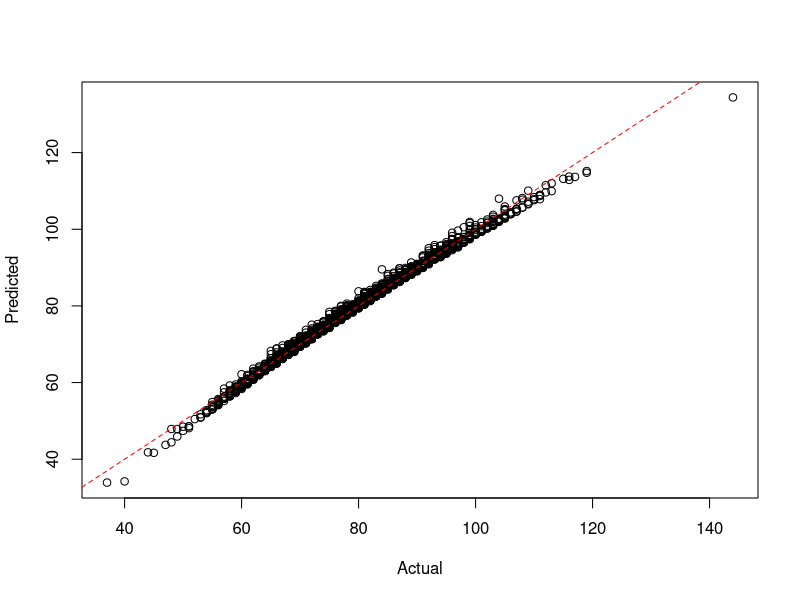

Write R code to recreate this figure.
setwd("c:/github/doerodney/NCAAB-D1M-2015-2016")

df = read.csv("dataframe.csv", header=TRUE)

summary(df)

# margin of victory
# df$mov = df$win_points_scored - df$loss_points_scored

model = lm(win_points_scored ~
	win_conference + 
	win_possessions + 
	win_offensive_rating + 
	win_defensive_rating + 
	win_personal_fouls + 
	loss_conference + 
	loss_possessions + 
	loss_offensive_rating + 
	loss_defensive_rating + 
	loss_defensive_rebounds + 
	loss_steals + 
	loss_blocked_shots + 
	loss_personal_fouls,
	data=df)

# remove low contributors
plotFit <- function(yObserved, yFitted, intercept=0) {
  plot(yObserved, yFitted, xlab="Actual", ylab="Predicted")
  abline(intercept, 1, lty=2, col=rgb(1,0,0))
}

plotFit(df$win_points_scored, fitted(model))


getGamePossessionRange <- function(df, teamName, opponentName) {
    teamPossessions <- getPossessions(df, teamName)
    opponentPossessions <- getPossessions(df, opponentName)
    
    possessions <- sort(c(teamPossessions, opponentPossessions))
    
    possessionRange <- seq(min(possessions), max(possessions))
    
    return(possessionRange)
}  


getPossessions <- function(df, teamName) {
    df <- as.data.frame(df)
    Possessions <- c(df$win_possessions[which(df$win_team == teamName)],
                     df$loss_possessions[which(df$loss_team == teamName)])
    return(Possessions)
}


getOffensiveRatings <- function(df, teamName) {
    df <- as.data.frame(df)
    OffensiveRatings <- c(df$win_offensive_rating[which(df$win_team == teamName)],
                          df$loss_offensive_rating[which(df$loss_team == teamName)])
    return(OffensiveRatings)
}


getDefensiveRatings <- function(df, teamName) {
    df <- as.data.frame(df)
    DefensiveRatings <- c(df$win_defensive_rating[which(df$win_team == teamName)],
                          df$loss_defensive_rating[which(df$loss_team == teamName)])
    return(DefensiveRatings)
}


getDefensiveRebounds <- function(df, teamName) {
    df <- as.data.frame(df)
    DefensiveRebounds <- c(df$win_defensive_rebounds[which(df$win_team == teamName)],
                              df$loss_defensive_rebounds[which(df$loss_team == teamName)])
    return(DefensiveRebounds)
}


getPersonalFouls <- function(df, teamName) {
    df <- as.data.frame(df)
    PersonalFouls <- c(df$win_personal_fouls[which(df$win_team == teamName)],
                       df$loss_personal_fouls[which(df$loss_team == teamName)])
    return(PersonalFouls)
}


getSteals <- function(df, teamName) {
    df <- as.data.frame(df)
    Steals <- c(df$win_steals[which(df$win_team == teamName)],
                df$loss_steals[which(df$loss_team == teamName)])
    return(Steals)
}


getBlockedShots <- function(df, teamName) {
    df <- as.data.frame(df)
    BlockedShots <- c(df$win_blocked_shots[which(df$win_team == teamName)],
                      df$loss_blocked_shots[which(df$loss_team == teamName)])
    return(BlockedShots)
}


getTeamConference <- function(df, teamName) {
    df <- as.data.frame(df)
  
    TeamConferences = df$win_conference[which(df$win_team == teamName)]
    if (length(TeamConferences) == 0) {
        TeamConferences = df$loss_conference[which(df$loss_team == teamName)]
    }
    return(as.character(TeamConferences[1]))
}


predictWinner <- function(teamName, opponentName, df, model, nScenarios=10000)
{
  gamePossessionRange = getGamePossessionRange(df, teamName, opponentName)    
    
  teamConference = getTeamConference(df, teamName)
  teamOffensiveRatings = getOffensiveRatings(df, teamName)
  teamDefensiveRatings = getDefensiveRatings(df, teamName)
  teamDefensiveRebounds  = getDefensiveRebounds(df, teamName)
  teamSteals = getSteals(df, teamName)
  teamPersonalFouls = getPersonalFouls(df, teamName)
  teamBlockedShots = getBlockedShots(df, teamName)
  
  opponentConference = getTeamConference(df, opponentName)
  opponentOffensiveRatings = getOffensiveRatings(df, opponentName)
  opponentDefensiveRatings = getDefensiveRatings(df, opponentName)
  opponentDefensiveRebounds  = getDefensiveRebounds(df, opponentName)
  opponentSteals = getSteals(df, opponentName)
  opponentPersonalFouls = getPersonalFouls(df, opponentName)
  opponentBlockedShots = getBlockedShots(df, opponentName)
  
  game_possessions = sample(gamePossessionRange, nScenarios, replace=TRUE)
  
  # Simulate data between the 10th and 90th quantile.
  minQuantile = 0.1
  maxQuantile = 0.9
  
  win_conference = rep(teamConference, nScenarios)
  win_possessions = game_possessions
  
  filtered = quantile(teamOffensiveRatings, c(minQuantile, maxQuantile))
  win_offensive_rating = runif(nScenarios, filtered[[1]], filtered[[2]])
  
  filtered = quantile(teamDefensiveRatings, c(minQuantile, maxQuantile))
  win_defensive_rating = runif(nScenarios, filtered[[1]], filtered[[2]])
  
  win_personal_fouls = sample(min(teamPersonalFouls):max(teamPersonalFouls), nScenarios, replace=TRUE)
  loss_conference = rep(opponentConference, nScenarios)
  loss_possessions = game_possessions
  
  filtered = quantile(opponentOffensiveRatings, c(minQuantile, maxQuantile))
  loss_offensive_rating = runif(nScenarios, filtered[[1]], filtered[[2]])
  
  filtered = quantile(opponentDefensiveRatings, c(minQuantile, maxQuantile))
  loss_defensive_rating = runif(nScenarios, filtered[[1]], filtered[[2]])
  loss_defensive_rebounds = runif(nScenarios, min(opponentDefensiveRebounds), max(opponentDefensiveRebounds))
  loss_steals = sample(min(opponentSteals):max(opponentSteals), nScenarios, replace=TRUE)
  loss_blocked_shots = sample(min(opponentBlockedShots):max(opponentBlockedShots), nScenarios, replace=TRUE)
  
  loss_personal_fouls = sample(min(opponentPersonalFouls):max(opponentPersonalFouls), nScenarios, replace=TRUE)
  
  # Create data frame for team score prediction.
  dfpt = cbind.data.frame(
    win_conference,
    win_possessions,
    win_offensive_rating,
    win_defensive_rating,
    win_personal_fouls,
    loss_conference,
    loss_possessions,
    loss_offensive_rating,
    loss_defensive_rating,
    loss_defensive_rebounds,
    loss_steals,
    loss_blocked_shots,
    loss_personal_fouls
  )
  
  teamPointsScored = round(predict(model, dfpt))
  
  # Create data frame for opponent score prediction.
  # Switch conferences
  x = loss_conference
  loss_conference = win_conference
  win_conference = x
  
  # Switch possessions
  x = loss_possessions
  loss_possessions = win_possessions
  win_possessions = x
  
  # Switch offensive ratings
  x = loss_offensive_rating
  loss_offensive_rating = win_offensive_rating
  win_offensive_rating = x
  
  # Switch defensive ratings
  x = loss_defensive_rating
  loss_defensive_rating = win_defensive_rating
  win_defensive_rating= x
  
  win_personal_fouls = sample(min(opponentPersonalFouls):max(opponentPersonalFouls), nScenarios, replace=TRUE)
  
  loss_defensive_rebounds = runif(nScenarios, min(teamDefensiveRebounds), max(teamDefensiveRebounds))
  loss_steals = sample(min(teamSteals):max(teamSteals), nScenarios, replace=TRUE)
  loss_blocked_shots = sample(min(teamBlockedShots):max(teamBlockedShots), nScenarios, replace=TRUE)
  loss_personal_fouls = sample(min(teamPersonalFouls):max(teamPersonalFouls), nScenarios, replace=TRUE)
  
  dfpo = cbind.data.frame(
    win_conference,
    win_possessions,
    win_offensive_rating,
    win_defensive_rating,
    win_personal_fouls,
    loss_conference,
    loss_possessions,
    loss_offensive_rating,
    loss_defensive_rating,
    loss_defensive_rebounds,
    loss_steals,
    loss_blocked_shots,
    loss_personal_fouls
  )
  
  # Predict opponent points scored.
  opponentPointsScored = round(predict(model, dfpo))
  
  # Make a dataframe of points scored.  Not sure why...
  pointsScored = cbind.data.frame(teamPointsScored, opponentPointsScored)
  
  # Produce/report a result message.
  teamWins = pointsScored$teamPointsScored > pointsScored$opponentPointsScored
  msg = sprintf("%d scenarios of %s versus %s:\n", nScenarios, teamName, opponentName)
  cat(msg)
  nTeamWins = length(which(teamWins == TRUE))
  nOpponentWins = nScenarios - nTeamWins
  margin = numeric(nScenarios)
  xlabel = ''
  ylabel = ''
  x = seq(1:nScenarios)
  win_team_name = ''
  scenarios_won = 0
  if (nTeamWins > nOpponentWins) {
    margin = sort(pointsScored$teamPointsScored - pointsScored$opponentPointsScored)
    
    win_team_name = teamName
    scenarios_won = nTeamWins
  } else {
    margin = sort(pointsScored$opponentPointsScored - pointsScored$teamPointsScored)
    win_team_name = opponentName
    scenarios_won = nOpponentWins
  }
  
  margin.min = min(margin)
  margin.max = max(margin)
  margin.mean = mean(margin)
  margin.sd = sd(margin)
  xlabel = sprintf("%s wins %d scenarios with a mean margin of %4.1f, sd = %5.2f.\n", win_team_name, scenarios_won, margin.mean, margin.sd)
  
  x = seq(margin.min, margin.max, length=1000)
  y = dnorm(x, mean=margin.mean, sd=margin.sd)
  plot(x, y, main=msg, xlab=xlabel, ylab=ylabel, type="l")
  
  abline(v=(mean(margin)))

  cat(xlabel)
  cat("\n")
  
  return(win_team_name)
}
# Run to here...

# RPI = (WP * 0.25) + (OWP * 0.50) + (OOWP * 0.25)

predictBracketWinner<-function(team_list, df, model, nScenarios=10000)
{
  winner = ''
  
  # Preallocate vectors for subsequent rounds.
  quarter_finalist = character(8)
  semi_finalist = character(4)
  finalist = character(2)
  
  if (length(team_list == 16)) {
    cat("\n")
    cat("Round of 16:\n")
    quarter_finalist[1] = predictWinner(team_list[1], team_list[16], df, model, nScenarios) 
    quarter_finalist[2] = predictWinner(team_list[8], team_list[9], df, model, nScenarios)
    quarter_finalist[3] = predictWinner(team_list[5], team_list[12], df, model, nScenarios)
    quarter_finalist[4] = predictWinner(team_list[4], team_list[13], df, model, nScenarios)
    quarter_finalist[5] = predictWinner(team_list[6], team_list[11], df, model, nScenarios)
    quarter_finalist[6] = predictWinner(team_list[3], team_list[14], df, model, nScenarios)
    quarter_finalist[7] = predictWinner(team_list[7], team_list[10], df, model, nScenarios)
    quarter_finalist[8] = predictWinner(team_list[2], team_list[15], df, model, nScenarios)
    
    cat("\n")
    cat("Quarter-finals:\n")
    semi_finalist[1] = predictWinner(quarter_finalist[1], quarter_finalist[2], df, model, nScenarios)
    semi_finalist[2] = predictWinner(quarter_finalist[3], quarter_finalist[4], df, model, nScenarios)
    semi_finalist[3] = predictWinner(quarter_finalist[5], quarter_finalist[6], df, model, nScenarios)
    semi_finalist[4] = predictWinner(quarter_finalist[7], quarter_finalist[8], df, model, nScenarios)
    
    cat("\n")
    cat("Semi-finals:\n")
    finalist[1] = predictWinner(semi_finalist[1], semi_finalist[2], df, model, nScenarios)
    finalist[2] = predictWinner(semi_finalist[3], semi_finalist[4], df, model, nScenarios)
    
    cat("\n")
    cat("Final:\n")
    winner = predictWinner(finalist[1], finalist[2], df, model, nScenarios)
  }
  else {
    winner = sprintf("The team list needs 16 teams.  The supplied list has %d.", length(team_list))
  }
  
  return(winner)
}  


get_east_teams<-function()
{  
  teams = c('villanova-wildcats', 'virginia-cavaliers', 
  'oklahoma-sooners', 'louisville-cardinals',
  'uni-panthers', 'providence-friars',
  'michigan-state-spartans', 'north-carolina-state-wolfpack',
  'lsu-tigers', 'georgia-bulldogs', 
  'dayton-flyers', 'wyoming-cowboys', 
  'uc-irvine-anteaters', 'albany-great-danes', 
  'belmont-bruins', 'lafayette-leopards') 
  
  return(teams)
}  
 
 
get_midwest_teams<-function()
{
  teams = c('kentucky-wildcats', 'kansas-jayhawks', 
  'notre-dame-fighting-irish', 'maryland-terrapins', 
  'west-virginia-mountaineers','butler-bulldogs',  
  'wichita-state-shockers',  'cincinnati-bearcats', 
  'purdue-boilermakers', 'indiana-hoosiers', 
  'texas-longhorns', 'buffalo-bulls', 
  'valparaiso-crusaders', 'northeastern-huskies',
  'new-mexico-state-aggies', 'hampton-pirates')
  
  return(teams)
}


get_south_teams<-function()
{
  teams = c('duke-blue-devils','gonzaga-bulldogs',
  'iowa-state-cyclones', 'georgetown-hoyas',
  'utah-runnin-utes', 'smu-mustangs',
  'iowa-hawkeyes', 'san-diego-state-aztecs',
  'st-johns-red-storm', 'davidson-wildcats',
  'ucla-bruins', 'stephen-f-austin-lumberjacks',
  'eastern-washington-eagles', 'uab-blazers',
  'north-dakota-state-bison', 'robert-morris-colonials')
  
   return(teams)
}


get_west_teams<-function()
{
  teams = c('wisconsin-badgers', 'arizona-wildcats', 
  'baylor-bears', 'north-carolina-tar-heels', 
  'arkansas-razorbacks', 'xavier-musketeers',
  'vcu-rams', 'oregon-ducks',
  'oklahoma-state-cowboys', 'ohio-state-buckeyes',
  'ole-miss-rebels', 'wofford-terriers',
  'harvard-crimson', 'georgia-state-panthers',
  'texas-southern-tigers', 'coastal-carolina-chanticleers')
  
  return(teams)
}


predictTournamentWinner<-function(df, model)
{
	semifinalists = character(4)
	# East
	cat("\n")
    cat("East Bracket Championship:\n")
	teams = get_east_teams()
	semifinalists[1] = predictBracketWinner(teams, df, model)
	
	# Midwest
	cat("\n")
    cat("Midwest Bracket Championship:\n")
	teams = get_midwest_teams()
	semifinalists[2] = predictBracketWinner(teams, df, model)
	
	# West
	cat("\n")
    cat("West Bracket Championship:\n")
	teams = get_west_teams()
	semifinalists[3] = predictBracketWinner(teams, df, model)
	
	# South
	cat("\n")
    cat("South Bracket Championship:\n")
	teams = get_south_teams()
	semifinalists[4] = predictBracketWinner(teams, df, model)
	
	cat("\n")
    cat("Final Four:\n")
	finalists = character(2)
	finalists[1] = predictWinner(semifinalists[1], semifinalists[4], df, model)
	finalists[2] = predictWinner(semifinalists[2], semifinalists[3], df, model)
	cat("\n")
  
  cat("Final Two:\n")
  champion = predictWinner( finalists[1], finalists[2], df, model)
    
}

#---Run from top down to here.--------------------------------




getHomeAwayMarginOfVictory<- function( team_name, df) {
    # Determine indexes that involve team.
	win_index = which(df$win_team == team_name)
	loss_index = which(df$loss_team == team_name)
	
	# What were the win and loss margins?
	win_margin = df$win_points_scored[win_index] - df$loss_points[win_index]
	loss_margin = df$loss_points[loss_index] - df$win_points_scored[loss_index]
	
	# What courts were used?
	win_loss = c('home', 'away')
	win_court = ifelse(df$win_court[win_index] == win_loss[1], win_loss[1], win_loss[2])
	loss_court = ifelse(df$win_court[loss_index] == 'home', win_loss[2], win_loss[1])

	margin = c(win_margin, loss_margin)
	court = c(win_court, loss_court)
	court = as.factor(court)
	df_team = data.frame(margin, court)
	
	return(df_team)
}

getHomeCourtAdvantage <- function( team_name, df) {
	df_team = getHomeAwayMarginOfVictory(team_name, df)
	mdl = aov(margin ~ court, data=df_team)
	
	x = summary.lm(mdl)
	
	home_court_advantage = x$coefficients[1,1] + x$coefficients[2,1]
	probability = x$coefficients[2,4]
	
	alist = list('home_court_advantage'=home_court_advantage,
		'probability'=probability)
		
	return(alist)
}

plotHomeCourtAdvantage <- function( team_name, df) {
	df_team = getHomeAwayMarginOfVictory(team_name, df)
	alist = getHomeCourtAdvantage(team_name, df)
	home_court_advantage = alist$home_court_advantage
	probability = alist$probability
	
	significance = ifelse(probability < 0.05, 'significant', 'not significant')
	
	grand_mean = mean(df_team$margin)
	mean_margin_by_court = tapply(df_team$margin, df_team$court, mean)
	home_mean = mean_margin_by_court['home']
	away_mean = mean_margin_by_court['away']
	title = sprintf("Margin of victory against D1 opponents: %s", team_name)
	# x axis values are just an index.
	x = seq(1, length(df_team$margin))
	
	# Initially plot blanks just to initialize.
	ylabel = sprintf("Home court advantage: %2.0f (%s)", home_court_advantage, significance)
	plot(x, df_team$margin[x], main=title, xlab='game', ylab=ylabel, type='n')
	legend("topright", legend=c('home', 'away'), col=c('green', 'red'), pch=c(17,25))
	
	# Plot the mean lines.
	abline(h=0)
	abline(h=grand_mean)
	abline(h=home_mean, col='green')
	abline(h=away_mean, col='red')
	
	# Get indexes for home and away courts.
	home_index = which(df_team$court == 'home')
	away_index = which(df_team$court == 'away')
	
	# Plot points for home and away indexes.
	points(home_index, df_team$margin[home_index], col='green', pch=17)
	points(away_index, df_team$margin[away_index], col='red', pch=25)
}


plotOffensiveRating <- function( team_name, other_team_name, df) {
	# Get the offensive rating for each team in both win and loss results.
	# Get the relevant rows from the dataframe argument.
	
	# Create a subset dataframe.					  
	dfprime = subset(df, 
		select=c(win_team, win_offensive_rating, loss_team, loss_offensive_rating),
		subset=(win_team == team_name | loss_team == team_name |
		        win_team == other_team_name | loss_team == other_team_name))
	
	# Create labels for the legend.
	team_win_label = sprintf("%s win", team_name)
	team_loss_label = sprintf("%s loss", team_name)
	other_team_win_label = sprintf("%s win", other_team_name)
	other_team_loss_label = sprintf("%s loss", other_team_name)
	title_label = sprintf("Offensive ratings of %s and %s", team_name, other_team_name)
	
	# Plot points for team win and loss indexes.
	team_win_rows = which(dfprime$win_team == team_name)
	team_loss_rows = which(dfprime$loss_team == team_name)
	other_win_rows = which(dfprime$win_team == other_team_name)
	other_loss_rows = which(dfprime$loss_team == other_team_name)
	
	# Create initial plot data.
	x = c(team_win_rows, team_loss_rows, other_win_rows, other_loss_rows) 
	offensive_rating_list = c(
		dfprime$win_offensive_rating[team_win_rows],
		dfprime$loss_offensive_rating[team_loss_rows],
		dfprime$win_offensive_rating[other_win_rows],
		dfprime$loss_offensive_rating[other_loss_rows] )
	
	# Initially plot blanks just to initialize the graph.
	plot(x, offensive_rating_list, main=title_label, xlab='', ylab='offensive_rating', type='n')
	legend("topright", 
			legend=c(team_win_label, team_loss_label, 
			         other_team_win_label, other_team_loss_label), 
			col=c('green', 'red', 'blue', 'orange'), 
			pch=c(2, 6, 3, 4))
	
	points(team_win_rows, dfprime$win_offensive_rating[team_win_rows], col='green', pch=2)
	points(team_loss_rows, dfprime$loss_offensive_rating[team_loss_rows], col='red', pch=6)
	points(other_win_rows, dfprime$win_offensive_rating[other_win_rows], col='blue', pch=3)
	points(other_loss_rows, dfprime$loss_offensive_rating[other_loss_rows], col='red', pch=4)
}

plotDefensiveRating <- function( team_name, other_team_name, df) {
	# Get the defensive rating for each team in both win and loss results.
	# Get the relevant rows from the dataframe argument.
	# Create a subset dataframe.					  
	dfprime = subset(df, 
		select=c(win_team, win_defensive_rating, loss_team, loss_defensive_rating),
		subset=(win_team == team_name | loss_team == team_name |
		        win_team == other_team_name | loss_team == other_team_name))
	
	# Create labels for the legend.
	team_win_label = sprintf("%s win", team_name)
	team_loss_label = sprintf("%s loss", team_name)
	other_team_win_label = sprintf("%s win", other_team_name)
	other_team_loss_label = sprintf("%s loss", other_team_name)
	title_label = sprintf("Defensive ratings of %s and %s", team_name, other_team_name)
	
	# Plot points for team win and loss indexes.
	team_win_rows = which(dfprime$win_team == team_name)
	team_loss_rows = which(dfprime$loss_team == team_name)
	other_win_rows = which(dfprime$win_team == other_team_name)
	other_loss_rows = which(dfprime$loss_team == other_team_name)
	
	# Create initial plot data.
	x = c(team_win_rows, team_loss_rows, other_win_rows, other_loss_rows) 
	defensive_rating_list = c(
		dfprime$win_defensive_rating[team_win_rows],
		dfprime$loss_defensive_rating[team_loss_rows],
		dfprime$win_defensive_rating[other_win_rows],
		dfprime$loss_defensive_rating[other_loss_rows] )
	
	# Initially plot blanks just to initialize the graph.
	plot(x, defensive_rating_list, main=title_label, xlab='', ylab='defensive_rating', type='n')
	legend("topright", 
			legend=c(team_win_label, team_loss_label, 
			         other_team_win_label, other_team_loss_label), 
			col=c('green', 'red', 'blue', 'orange'), 
			pch=c(2, 6, 3, 4))
	
	points(team_win_rows, dfprime$win_defensive_rating[team_win_rows], col='green', pch=2)
	points(team_loss_rows, dfprime$loss_defensive_rating[team_loss_rows], col='red', pch=6)
	points(other_win_rows, dfprime$win_defensive_rating[other_win_rows], col='blue', pch=3)
	points(other_loss_rows, dfprime$loss_defensive_rating[other_loss_rows], col='red', pch=4)
}


# Bracket couples:
# 1-16
# 8-9
# 5-12
# 4-13
# 6-11
# 3-14
# 7-10
# 2-15



test_predictions<-function(game_date, data_date, df) 
{
   dfprime = df[which(df$date <= data_date), ]
   mprime = lm(win_points_scored ~
                 win_conference + 
                 win_possessions + 
                 win_offensive_rating + 
                 win_defensive_rating + 
                 win_personal_fouls + 
                 loss_conference + 
                 loss_possessions + 
                 loss_offensive_rating + 
                 loss_defensive_rating + 
                 loss_defensive_rebounds + 
                 loss_steals + 
                 loss_blocked_shots + 
                 loss_personal_fouls,
                 data=dfprime)
   win_team_list = df$win_team[which(df$date == game_date)]
   loss_team_list = df$loss_team[which(df$date == game_date)]
   
   game_count = length(win_team_list)
   
   correct_count = 0
   for (i in 1:game_count) {
     win_team = as.character(win_team_list[i])
     loss_team = as.character(loss_team_list[i])
     predicted_win_team = predictWinner(win_team, loss_team, dfprime, mprime)
     if (predicted_win_team == win_team) {
       correct_count = correct_count + 1
     }
   }
   
   sprintf("%d correct out of %d for %d using data from %d.", 
           correct_count, game_count, game_date, data_date)
}
